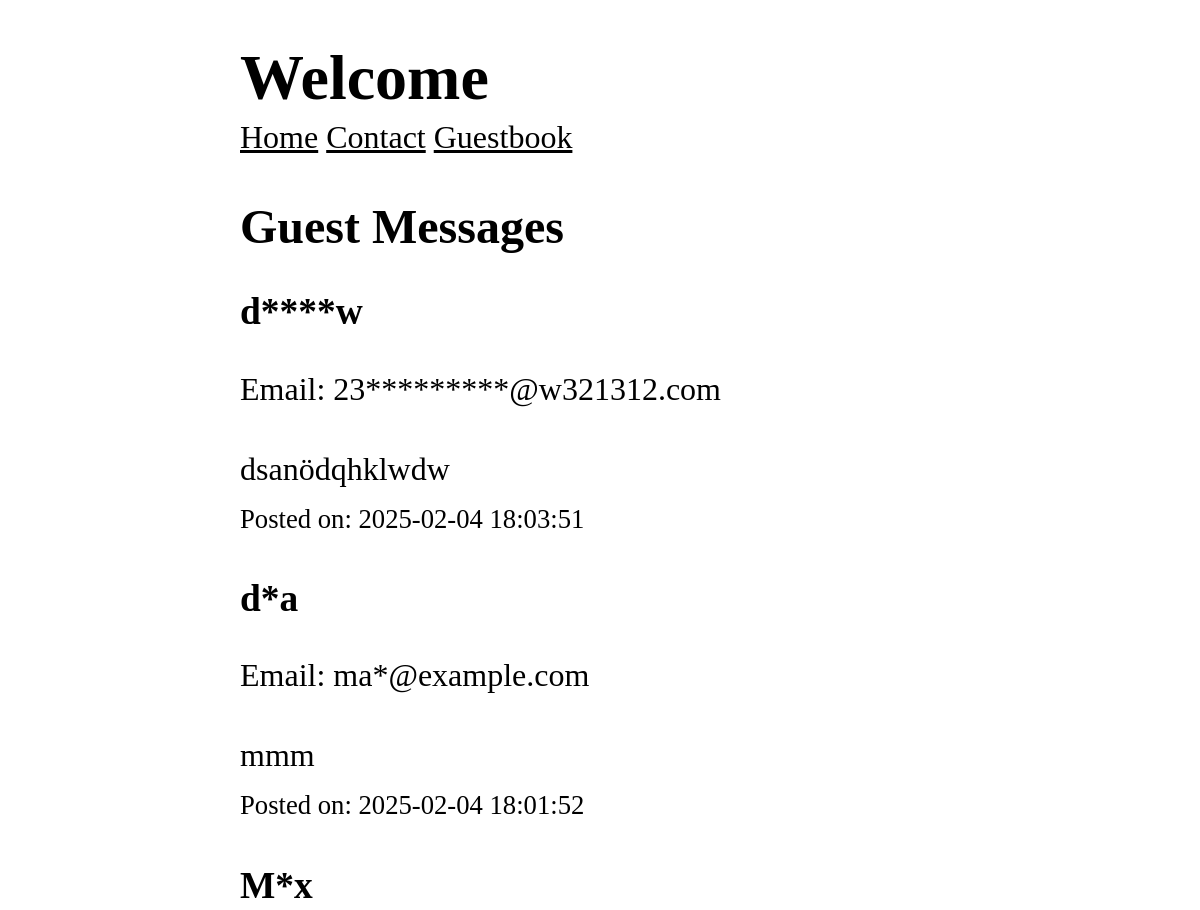
Page /guestbook (upper part) on the earlier database version.
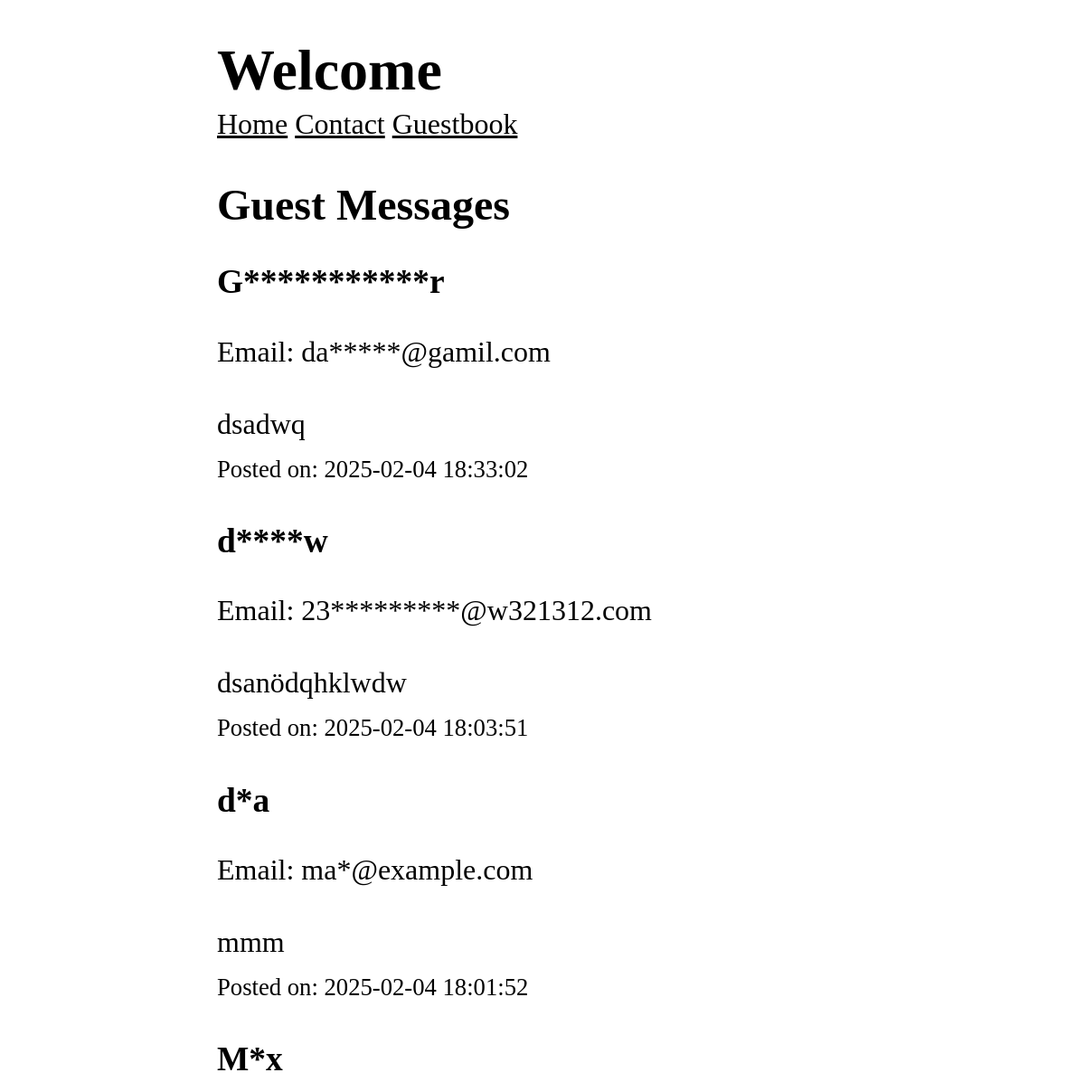
Same page on the later database version.
### tables this page shows
CREATE TABLE messages (
  id INTEGER PRIMARY KEY AUTOINCREMENT,
  name TEXT NOT NULL,
  email TEXT NOT NULL,
  message TEXT NOT NULL,
  created_at TIMESTAMP DEFAULT CURRENT_TIMESTAMP
);

### includes/view.php (called while the page is built, shortened)
<?php
function renderView(string $view, array $data = []) : void
{
    include TEMPLATES_DIR . '/header.php';
    include TEMPLATES_DIR . '/' . $view . '.php';
    include TEMPLATES_DIR . '/footer.php';
}

### routes/guestbook_get.php (called while the page is built)
<?php
$messages = getMessages(pdo: db_connect());
renderView(view: 'guestbook_get', data: ['messages' => $messages]);

### public/index.php (called while the page is built, shortened)
<?php
dispatch($_SERVER['REQUEST_URI'], $_SERVER['REQUEST_METHOD']);

### includes/db.php (called while the page is built, shortened)
<?php
function db_connect(): PDO
{
    $pdo = new PDO('sqlite:' . DB_DIR . 'db.sqlite');
    $pdo->setAttribute(PDO::ATTR_ERRMODE, PDO::ERRMODE_EXCEPTION);
    return $pdo;
}
function getMessages(PDO $pdo) : array
{
    $sql = 'SELECT * FROM messages ORDER BY created_at DESC';
    $stmt = $pdo->query($sql);
    return $stmt->fetchAll(PDO::FETCH_ASSOC);
}

### templates/guestbook_get.php (the view, shortened to what this page needs)
<?php
function obfuscateName(string $name): string {
  return substr($name, 0, 1) . str_repeat('*', strlen($name) - 2) . substr($name, -1);
}
function obfuscateEmail(string $email): string {
  $parts = explode('@', $email);
  $username = $parts[0];
  $domain = $parts[1] ?? '';
  $username = substr($username, 0, 2) . str_repeat('*', max(0, strlen($username) - 2));
  return "$username@$domain";
}
$messages = $data['messages'];
?>
<section>
  <h2>Guest Messages</h2>
  <?php if (empty($messages)): ?>
    <p>No messages yet. Be the first to leave a message</p>
  <?php else: ?>
    <?php foreach ($messages as $message): ?>
      <h3>
        <?=obfuscateName(htmlspecialchars($message['name']))?>
      </h3>
      <p>Email: <?=obfuscateEmail(htmlspecialchars($message['email']))?></p>
      <p><?=nl2br(htmlspecialchars($message['message']))?></p>
      <small>Posted on: <?=htmlspecialchars($message['created_at'])?></small>
    <?php endforeach ?>
  <?php endif; ?>
</section>

### includes/router.php (shortened to what this page needs)
<?php
function normalizeUri(string $uri) : string
{
    $uri = strtok($uri, '?');
    $uri = strtolower(trim($uri, '/'));
    return $uri === INDEX_URI ? INDEX_ROUTE : $uri;
}
function getFilePath(string $uri, string $method) : string
{
    return ROUTES_DIR . normalizeUri($uri) . '_' . strtolower($method) . '.php';
}
function dispatch(string $uri, string $method) : void
{
    $uri = normalizeUri($uri);
    $method = strtoupper($method);
    $filePath = getFilePath($uri,$method);
    if (file_exists($filePath)) {
        include $filePath;
        return;
    }
}

### templates/header.php (shortened to what this page needs)
<!DOCTYPE html>
<html lang="en">
<head>
</head>
<body>
    <header>
        <h1>Welcome</h1>
    </header>
    <nav>
        <a href="/">Home</a>
        <a href="/contact">Contact</a>
        <a href="/guestbook">Guestbook</a>
    </nav>
    <main>

### templates/footer.php (shortened to what this page needs)
</main>
</body>
</html>

### templates/header.php (style rules this page uses)
*, *::before, *::after { box-sizing: border-box; }
html { -moz-text-size-adjust: none; -webkit-text-size-adjust: none; text-size-adjust: none; }
body, h1, h2, h3, h4, p, figure, blockquote, dl, dd { margin-block-end: 0; }
body { min-height: 100vh; line-height: 1.5; max-width: 60%; margin-left: auto; margin-right: auto; font-size: 2em; }
h1, h2, h3, h4, button, input, label { line-height: 1.1; }
h1, h2, h3, h4 { text-wrap: balance; }
a:not([class]) { text-decoration-skip-ink: auto; color: currentColor; }

Differences in the rows shown:
added messages: name "G***********r", email "da*****@gamil.com", message "dsadwq", created_at "2025-02-04 18:33:02"
